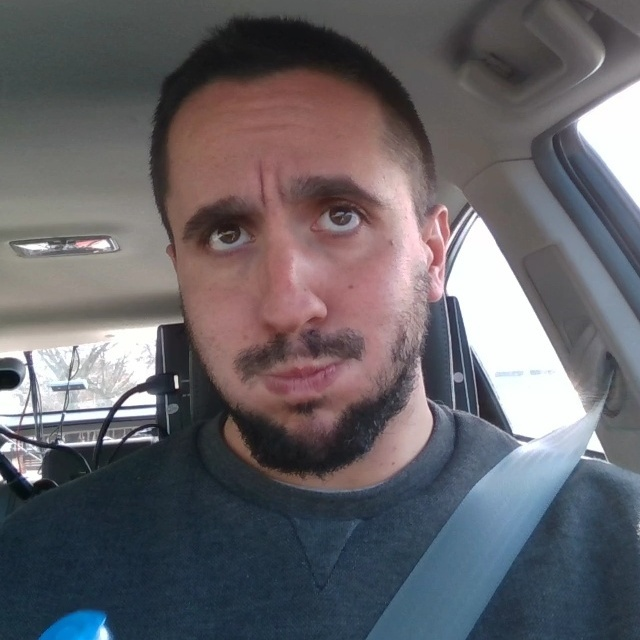
#> input picture scratch/subj03_0122_raw.jpg, 640 x 640 px, given in place of subject_11_video_02_frame_0311.jpg, which was not available
$ python draw_bottoms.py
#> lines starting #> are read from the running program, lines starting #| are printed output that depends on the picture; after the words box and inside, x2 and y2 are one past the last pixel; in counts of white or black regions, pixels touching at a corner belong together
import cv2

frames = [
    ("subj11_0311", "data/processed/RGB/images/subject_11/video_02/subject_11_video_02_frame_0311.jpg", [("phone_use", 0.64, [0, 367, 246, 640])]),
    ("subj09_0175", "data/processed/RGB/images/subject_09/video_02/subject_09_video_02_frame_0175.jpg", [("drinking", 0.34, [179, 611, 423, 640])]),
    ("subj03_0122", "data/processed/RGB/images/subject_03/video_01/subject_03_video_01_frame_0122.jpg", [("drinking", 0.42, [0, 605, 252, 640])]),
]

for name, path, boxes in frames:
    img = cv2.imread(path)
#> img is the input picture: shape (640, 640, 3); mean B, G, R 104.1, 99, 101.3
    cv2.imwrite(f"scratch/{name}_raw.jpg", img)
    img_b = img.copy()
    for lbl, conf, box in boxes:
        x1, y1, x2, y2 = box
        cv2.rectangle(img_b, (x1, y1), (x2, y2), (0, 0, 255), 2)
        cv2.putText(img_b, f"{lbl} {conf:.2f}", (x1, max(y1-5, 15)), cv2.FONT_HERSHEY_SIMPLEX, 0.6, (0, 0, 255), 2)
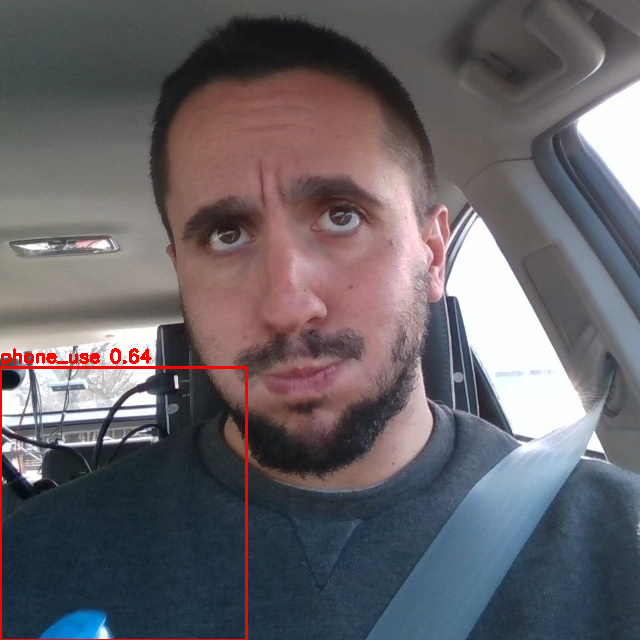
#> img_b: shape (640, 640, 3); 0.82% of pixels changed, all inside (x1, y1, x2, y2) = (0, 348, 248, 640)
    cv2.imwrite(f"scratch/{name}_box.jpg", img_b)
#> pass 2 of the loop `for name, path, boxes in frames:`:
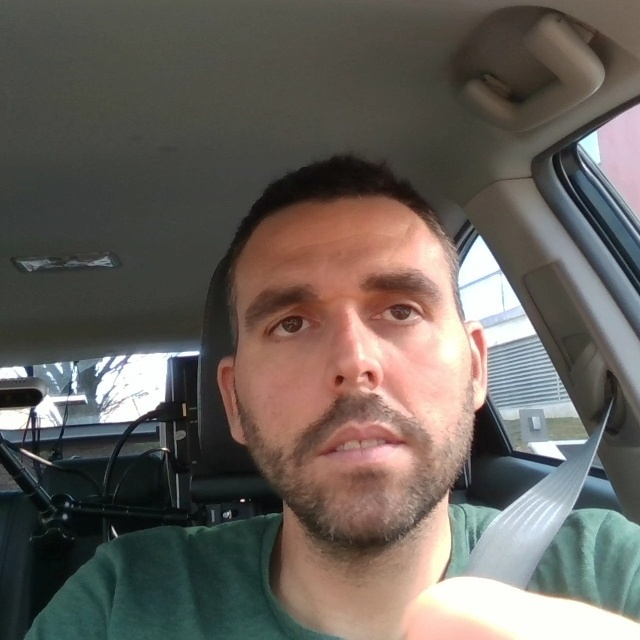
#> input picture scratch/subj05_0018_raw.jpg, 640 x 640 px, given in place of subject_09_video_02_frame_0175.jpg, which was not available
#> img is the input picture: shape (640, 640, 3); mean B, G, R 90.8, 96.7, 102.6
#> after the loop `for lbl, conf, box in boxes:`:
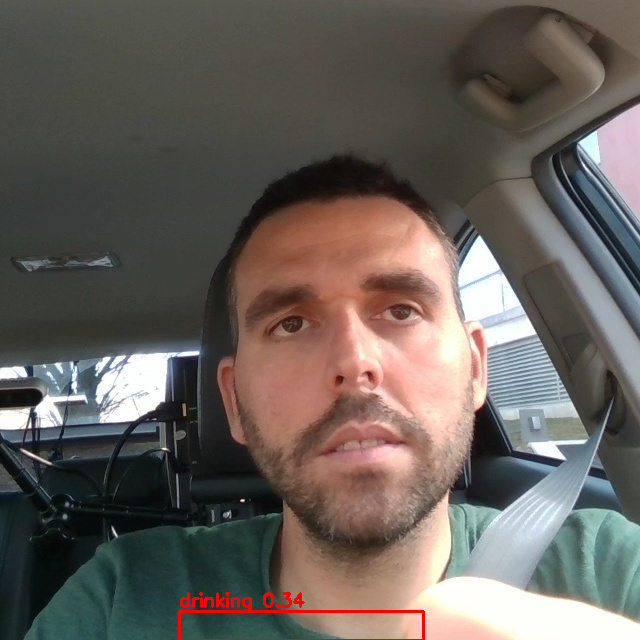
#> img_b: shape (640, 640, 3); 0.48% of pixels changed, all inside (x1, y1, x2, y2) = (178, 592, 425, 640)

print("Saved frames")
